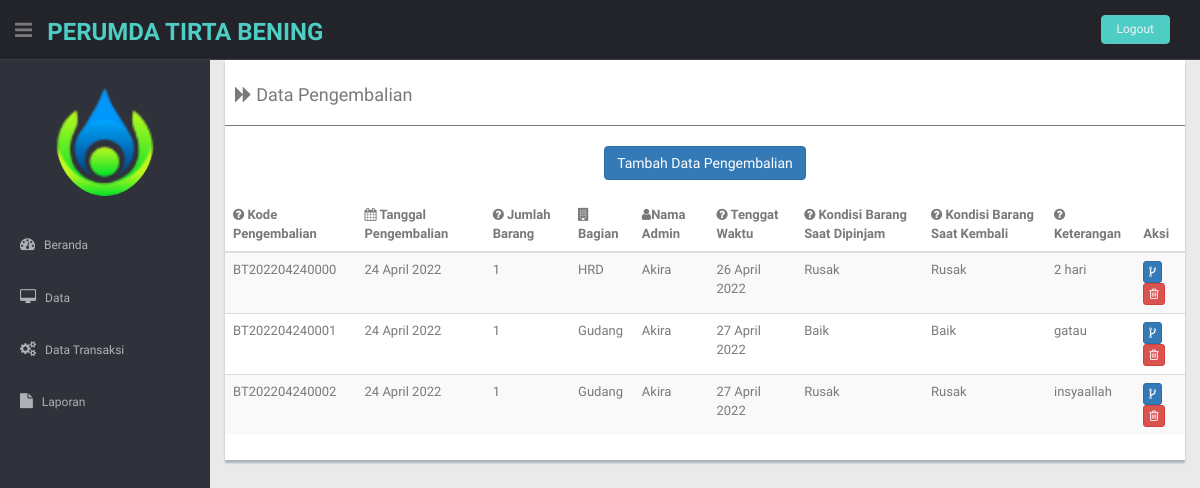
The app's page /Admin/beranda.php?hal=dataPengeluaran with its own data.
### tables this page shows
CREATE TABLE `tbpengeluaran` (
  `kode_keluar` varchar(20) NOT NULL,
  `tanggal_keluar` date NOT NULL,
  `jumlah_item` int(11) NOT NULL,
  `kode_departement` varchar(20) NOT NULL,
  `id_login` varchar(60) NOT NULL,
  `tenggat_waktu` date DEFAULT NULL,
  `kondisi_barang_pinjam` varchar(255) NOT NULL,
  `kondisi_barang_kembali` varchar(255) NOT NULL,
  `nama_peminjam` varchar(255) NOT NULL,
  `keterangan` varchar(20) NOT NULL
);

CREATE TABLE `tbdepartement` (
  `kode_departement` varchar(6) NOT NULL,
  `nama_departement` varchar(30) NOT NULL,
  `ext` varchar(3) NOT NULL,
  `nama_manager` varchar(30) NOT NULL
);

### Admin/fungsiTanggal.php (called while the page is built)
<?php
	function tgl_indo($tanggal){
		$bulan = array(
			1 => 'Januari',
			'Februari',
			'Maret',
			'April',
			'Mei',
			'Juni',
			'Juli',
			'Agustus',
			'September',
			'Oktober',
			'November',
			'Desember',
		);
	$pecahkan = explode('-', $tanggal);
	return $pecahkan[2] . ' ' . $bulan[(int) $pecahkan[1]] . ' ' . $pecahkan [0];
}
?>

### Admin/pengeluaran/dataPengeluaran.php (the view, shortened to what this page needs)
<?php
  include "fungsiTanggal.php";
?>
<section id="main-content">
 <section class="wrapper">
<div class="row ">
          <div class="col-md-12">
            <div class="content-panel">
              <table class="table table-striped table-advance table-hover">
                <h4><i class="fa fa-forward"></i> Data Pengembalian</h4>
                <hr>
                <div class="text-center">
                  <a href="?hal=tambahPengeluaran" class="btn btn-primary"> Tambah Data Pengembalian</a>
                </div>
                <br>
                <thead>
                   <?php
                      include "../koneksi.php";
                      $query = mysqli_query($sambungin,"SELECT * FROM tbpengeluaran left join tbdepartement on tbpengeluaran.kode_departement = tbdepartement.kode_departement left join tblogin on tbpengeluaran.id_login = tblogin.id_login ");
                    ?>
                  <tr>
                    <th class="hidden-phone"><i class="fa fa-question-circle"></i> Kode Pengembalian</th>
                    <th class="hidden-phone"><i class="fa fa-calendar"></i> Tanggal Pengembalian</th>
                    <th class="hidden-phone"><i class="fa fa-question-circle"></i> Jumlah Barang</th>
                    <th class="hidden-phone"><i class="fa fa-building"></i>Bagian</th>
                     <th class="hidden-phone"><i class="fa fa-user"></i>Nama Admin</th>
                     <th class="hidden-phone"><i class="fa fa-question-circle"></i> Tenggat Waktu </th>
                    <th class="hidden-phone"><i class="fa fa-question-circle"></i> Kondisi Barang Saat Dipinjam </th>
                    <th class="hidden-phone"><i class="fa fa-question-circle"></i> Kondisi Barang Saat Kembali </th>
                    <th class="hidden-phone"><i class="fa fa-question-circle"></i> Keterangan</th>
                    <th>Aksi</th>
                  </tr>
                </thead>
                <tbody>
                  <?php
                    while($data = mysqli_fetch_array($query)){
                  ?>
                    <td class="hidden-phone"><?php echo $data['kode_keluar'] ?></td>
                     <td class="hidden-phone"><?php echo tgl_indo ($data['tanggal_keluar']); ?></td>
                     <td class="hidden-phone"><?php echo $data['jumlah_item'] ?></td>
                     <td class="hidden-phone"><?php echo $data['nama_departement'] ?></td>
                     <td class="hidden-phone"><?php echo $data['nama_admin'] ?></td>
                     <td class="hidden-phone"><?php echo tgl_indo ($data['tenggat_waktu']); ?></td>
                     <td class="hidden-phone"><?php echo $data['kondisi_barang_pinjam'] ?></td>
                     <td class="hidden-phone"><?php echo $data['kondisi_barang_kembali'] ?></td>
                     <td class="hidden-phone"><?php echo $data['keterangan'] ?></td>
                    <td>
                      <a href="beranda.php?hal=detailPengeluaran&kode_keluar=<?php echo $data['kode_keluar'] ?>" class="btn btn-primary btn-xs"><i class="fa fa-code-fork" data-toggle="tooltip" title="Detail"></i></a>
                      <a href="pengeluaran/hapusPengeluaran.php?kode_keluar=<?php echo $data['kode_keluar'] ?>" class="btn btn-danger btn-xs" onclick="return confirm('Yakin Akan dihapus?')" ><i class="fa fa-trash-o "></i></a>
                    </td>
                    <?php
                }
              ?>
                </tbody>
              </table>
            </div>
          </div>
        </div>
</section>
</section>

### css/style.css (style rules this page uses)
body { color: #797979; background: #eaeaea; font-family: "Ruda", sans-serif; padding: 0px !important; margin: 0px !important; font-size: 13px; }
a, a:hover, a:focus { text-decoration: none; outline: none; }
hr { margin-top: 20px; margin-bottom: 20px; border: 0; border-top: 1px solid #797979; }
#main-content { margin-left: 210px; }
.wrapper { display: inline-block; margin-top: 60px; padding-left: 15px; padding-right: 15px; padding-bottom: 15px; padding-top: 0px; width: 100%; }
.content-panel { background: #ffffff; box-shadow: 0px 3px 2px #aab2bd; padding-top: 15px; padding-bottom: 5px; }
.content-panel h4 { margin-left: 10px; }

### records on screen
tbpengeluaran: kode_keluar "BT202204240000", tanggal_keluar "24 April 2022", jumlah_item "1", kode_departement.nama_departement "HRD", id_login.nama_admin "Akira", tenggat_waktu "26 April 2022", kondisi_barang_pinjam "Rusak", kondisi_barang_kembali "Rusak", keterangan "2 hari"
tbpengeluaran: kode_keluar "BT202204240001", tanggal_keluar "24 April 2022", jumlah_item "1", kode_departement.nama_departement "Gudang", id_login.nama_admin "Akira", tenggat_waktu "27 April 2022", kondisi_barang_pinjam "Baik", kondisi_barang_kembali "Baik", keterangan "gatau"
tbpengeluaran: kode_keluar "BT202204240002", tanggal_keluar "24 April 2022", jumlah_item "1", kode_departement.nama_departement "Gudang", id_login.nama_admin "Akira", tenggat_waktu "27 April 2022", kondisi_barang_pinjam "Rusak", kondisi_barang_kembali "Rusak", keterangan "insyaallah"
